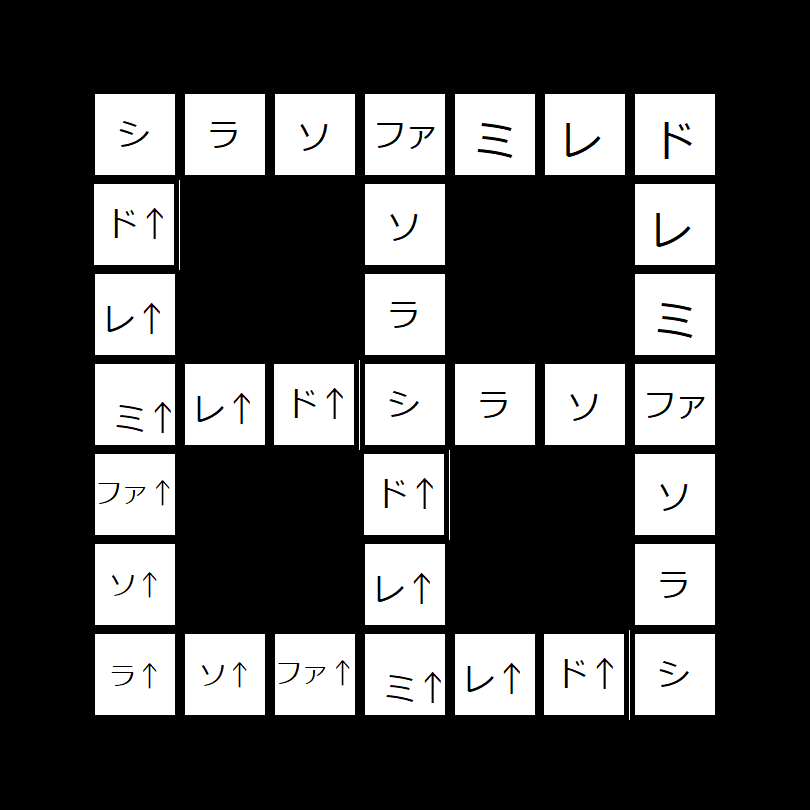

Below is a game level as drawn by its tile map, then a one-line description and the .tmx file that defines it, in full:
An orthogonal 9x9 tile map with 90x90 px tiles, 1 tile layer (タイル・レイヤー1).

<map version="2017.05.26" orientation="orthogonal" renderorder="right-down" width="9" height="9" tilewidth="90" tileheight="90" nextobjectid="1">
 <tileset firstgid="1" source="stage2-2.tsx" />
 <layer name="タイル・レイヤー1" width="9" height="9">
  <data encoding="csv">
0,0,0,0,0,0,0,0,0,
0,8,7,6,5,4,3,2,0,
0,9,0,0,6,0,0,3,0,
0,10,0,0,7,0,0,4,0,
0,11,10,9,8,7,6,5,0,
0,12,0,0,9,0,0,6,0,
0,13,0,0,10,0,0,7,0,
0,14,13,12,11,10,9,8,0,
0,0,0,0,0,0,0,0,0
</data>
 </layer>
</map>
